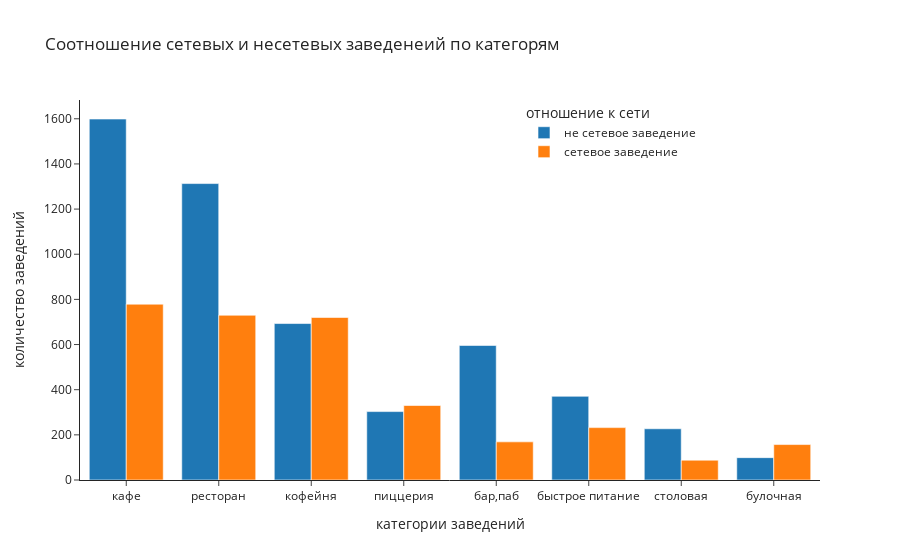

The notebook cell saved with this chart:
### Markdown cell above
Теперь рассмотрим соотношение сетевых и несетевых заведений в разрезе по категориям

### Code cell
fig = px.histogram(data,
                   x='category',
                   color='chain',
                   barmode='group',
                   labels=dict(
                       chain='отношение к сети',
                       category='категория'
                       ),
                   title="Соотношение сетевых и несетевых заведенеий по категорям",
                   template='simple_white')

fig.update_yaxes(title='количество заведений')
fig.update_xaxes(title='категории заведений')
fig.update_layout(legend=dict(x=.6))

### Figure 1 — Plotly figure (JSON) as saved in the notebook; plotly's stock layout.template omitted (floating-point values rounded to 4 significant figures; data arrays with more than 128 entries replaced by an {"elided": "..."} marker saying what was removed)
{"data": [{"alignmentgroup": "True", "bingroup": "x", "hovertemplate": "отношение к сети=не сетевое заведение<br>категория=%{x}<br>count=%{y}<extra></extra>", "legendgroup": "не сетевое заведение", "marker": {"color": "#1F77B4", "pattern": {"shape": ""}}, "name": "не сетевое заведение", "offsetgroup": "не сетевое заведение", "orientation": "v", "showlegend": true, "type": "histogram", "x": {"elided": "5201 str values"}, "xaxis": "x", "yaxis": "y"}, {"alignmentgroup": "True", "bingroup": "x", "hovertemplate": "отношение к сети=сетевое заведение<br>категория=%{x}<br>count=%{y}<extra></extra>", "legendgroup": "сетевое заведение", "marker": {"color": "#FF7F0E", "pattern": {"shape": ""}}, "name": "сетевое заведение", "offsetgroup": "сетевое заведение", "orientation": "v", "showlegend": true, "type": "histogram", "x": {"elided": "3205 str values"}, "xaxis": "x", "yaxis": "y"}], "layout": {"barmode": "group", "legend": {"title": {"text": "отношение к сети"}, "tracegroupgap": 0, "x": 0.6}, "title": {"text": "Соотношение сетевых и несетевых заведенеий по категорям"}, "xaxis": {"anchor": "y", "domain": [0, 1], "title": {"text": "категории заведений"}}, "yaxis": {"anchor": "x", "domain": [0, 1], "title": {"text": "количество заведений"}}}}
